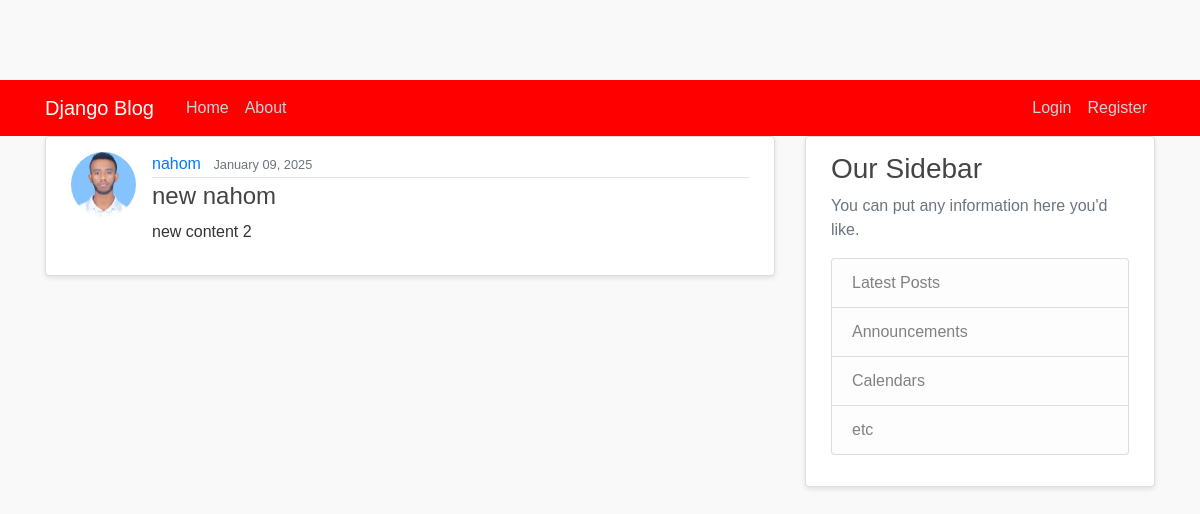
Screenshot of /post/32/ with the database file from the repository.
### blog/models.py (models this page shows, shortened)
class Post(models.Model):
    title = models.CharField(max_length=100)
    content = models.TextField()
    date_posted = models.DateTimeField(default=timezone.now)
    author = models.ForeignKey(User, on_delete=models.CASCADE)

### users/models.py (models this page shows, shortened)
class Profile(models.Model):
    user = models.OneToOneField(User, on_delete=models.CASCADE)
    image = models.ImageField(default='default.jpg', upload_to='profile_pics')

### blog/views.py (the view)
# urls.py: path('post/<int:pk>/', PostDetailView.as_view(), name='post-detail'),
class PostDetailView(DetailView):
    model = Post

### blog/templates/blog/post_detail.html (shortened to what this page needs)
{% extends "blog/base.html" %}
{% block content %}
  <article class="media content-section">
    <img class="rounded-circle article-img" src="{{ object.author.profile.image.url }}">
    <div class="media-body">
      <div class="article-metadata">
        <a class="mr-2" href="{% url 'user-posts' object.author.username %}">{{ object.author }}</a>
        <small class="text-muted">{{ object.date_posted|date:"F d, Y" }}</small>
      </div>
      <h2 class="article-title">{{ object.title }}</h2>
      <p class="article-content">{{ object.content }}</p>
    </div>
  </article>
{% endblock content %}

### blog/static/blog/main.css (style rules this page uses)
body { background: #f9f9f9; color: #333333; margin-top: 5rem; font-family: 'Arial', sans-serif; }
h1, h2, h3, h4, h5, h6 { color: #444444; margin-bottom: 0.5rem; }
.content-section { background: #ffffff; padding: 15px 25px; border: 1px solid #dddddd; border-radius: 4px; margin-bottom: 20px; box-shadow: 0 2px 5px rgba(0, 0, 0, 0.1); }
.article-title { color: #444444; font-size: 1.5rem; }
.article-content { white-space: pre-line; line-height: 1.6; }
.article-img { height: 65px; width: 65px; margin-right: 16px; border-radius: 50%; object-fit: cover; }
.article-metadata { padding-bottom: 1px; margin-bottom: 4px; border-bottom: 1px solid #e3e3e3; }

### rows the page displays
Post: author.profile.image (picture), author "nahom", date_posted "January 09, 2025", title "new nahom", content "new content 2"
